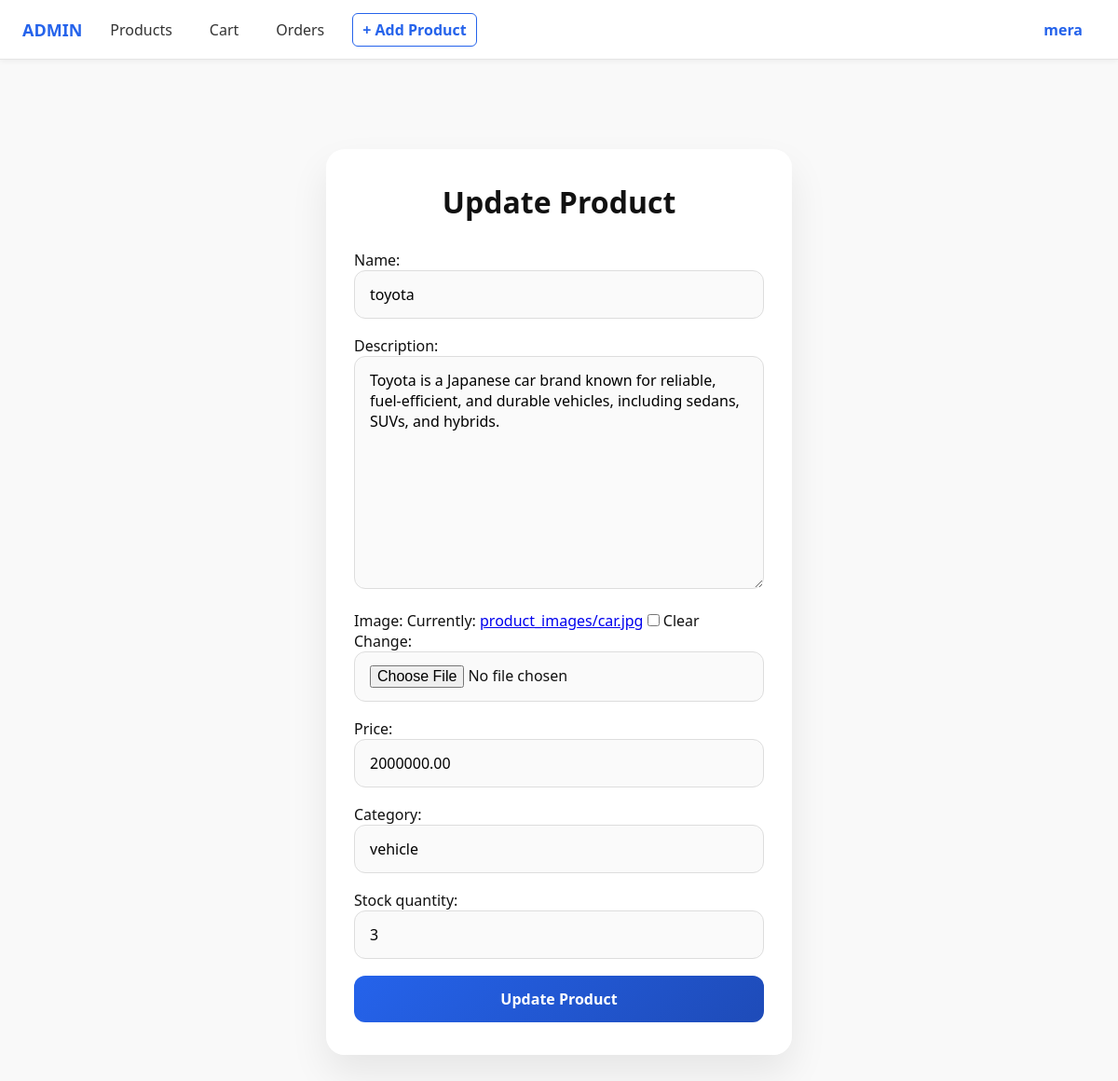
The page /update/19/ (signed in) on the database its author committed.
### commerce/models.py (models this page shows, shortened)
class CustomUser(AbstractUser):
    phone_number = PhoneNumberField(unique=True)

class Product(models.Model):
    user = models.ForeignKey(settings.AUTH_USER_MODEL, on_delete=models.CASCADE, related_name="products")
    name = models.CharField(max_length=100)
    description = models.TextField(blank=True)
    price = models.DecimalField(max_digits=10, decimal_places=2, default=0.00)
    category = models.CharField(max_length=100)
    stock_quantity = models.PositiveIntegerField(default=1)
    created_at = models.DateTimeField(auto_now_add=True)
    updated_at = models.DateTimeField(auto_now=True)
    image = models.ImageField(upload_to="product_images/", blank=True, null=True)

### commerce/views.py (the view, shortened to what this page needs)
# urls.py: path("update/<int:pk>/", UpdateProduct.as_view(), name="update_product"),
class UpdateProduct(LoginRequiredMixin, UserPassesTestMixin, View):
    def test_func(self):
        return self.request.user.is_staff
    def get(self, request, pk):
        product = get_object_or_404(Product, pk=pk)
        form = AddProductForm(instance=product)
        return render(request, "edit_product.html", {"form": form, "product": product})

### commerce/forms.py
class AddProductForm(forms.ModelForm):
    price = forms.DecimalField(min_value=0.01, max_digits=10, decimal_places=2)
    stock_quantity = forms.IntegerField(min_value=1)
    class Meta:
        model = Product
        fields = ["name", "description", "image", "price", "category", "stock_quantity"]

### commerce/templates/edit_product.html (shortened to what this page needs)
{% extends "base.html" %}
{% load static %}
{% block content %}
<link rel="stylesheet" href="{% static 'css/edit_product.css' %}">
<div class="form-container">
    <h2 class="form-title">Update Product</h2>
    <form method="POST" enctype="multipart/form-data" class="product-form">
        {{ form.as_p }}
        <button type="submit" class="btn-submit">Update Product</button>
    </form>
</div>
{% endblock %}

### commerce/templates/base.html (shortened to what this page needs)
{% load static %}
<!DOCTYPE html>
<html lang="en">
  <head>
    <link rel="stylesheet" href="{% static 'css/base.css' %}" />
  </head>
  <body>
    <nav class="navbar">
      <div class="nav-left">
        {% if user.is_staff %}
        <span class="brand admin">ADMIN</span>
        {% else %}
        <span class="brand">MuluStore</span>
        {% endif %}
        <a href="{% url 'dashboard' %}" class="nav-link">Products</a>
        {% if user.is_authenticated %}
        <a href="{% url 'view_cart' %}" class="nav-link">Cart</a>
        <a href="{% url 'order_list' %}" class="nav-link">Orders</a>
        {% else %}
        <a href="{% url 'login' %}" class="nav-link">Cart</a>
        <a href="{% url 'login' %}" class="nav-link">Orders</a>
        {% endif %}
        {% if user.is_staff %}
        <a href="{% url 'add_product' %}" class="nav-link admin-link">
          + Add Product
        </a>
        {% endif %}
      </div>
      <div class="nav-right">
        <a href="{% url 'profile' %}" class="user-link">
          {% if user.is_authenticated %}
          {{ user.username }}
          {% else %}
          <a href="{% url 'login' %}" class="user-link">Login</a>
          {% endif %}
        </a>
      </div>
    </nav>
    <main class="content">{% block content %}{% endblock %}</main>
  </body>
</html>

### static/css/base.css (style rules this page uses)
* { margin: 0; padding: 0; box-sizing: border-box; font-family: "Segoe UI", Roboto, Helvetica, Arial, sans-serif; }
body { background-color: #f9f9f9; color: #111; }
.navbar { position: fixed; top: 0; left: 0; width: 100%; height: 64px; background: #fff; border-bottom: 1px solid #e5e5e5; display: flex; justify-content: space-between; align-items: center; padding: 0 24px; z-index: 1000; box-shadow: 0 2px 6px rgba(0,0,0,0.05); }
.nav-left { display: flex; align-items: center; gap: 20px; }
.brand { font-size: 18px; font-weight: 700; color: #111; }
.brand.admin { color: #2563eb; }
.nav-link { text-decoration: none; color: #333; font-weight: 500; padding: 6px 10px; border-radius: 6px; transition: all 0.2s ease; }
.admin-link { font-weight: 600; color: #2563eb; border: 1px solid #2563eb; }
.user-link { text-decoration: none; color: #2563eb; font-weight: 600; padding: 8px 14px; border-radius: 20px; }
.content { max-width: 1200px; margin: auto; padding: 100px 30px 30px; }

### static/css/edit_product.css (style rules this page uses)
.form-container { max-width: 500px; margin: 60px auto; padding: 35px 30px; background: rgba(255, 255, 255, 0.95); border-radius: 20px; box-shadow: 0 20px 40px rgba(0, 0, 0, 0.08); backdrop-filter: blur(10px); transition: transform 0.2s ease, box-shadow 0.2s ease; }
.form-title { font-size: 32px; font-weight: 700; text-align: center; color: #111; margin-bottom: 30px; }
.product-form { display: flex; flex-direction: column; gap: 18px; }
.product-form input[type="text"], .product-form input[type="number"], .product-form input[type="file"], .product-form select, .product-form textarea { width: 100%; padding: 14px 16px; font-size: 16px; border-radius: 12px; border: 1px solid #ddd; background: #fafafa; outline: none; transition: all 0.3s ease; font-weight: 500; }
.product-form ::placeholder { color: #aaa; font-weight: 400; }
.btn-submit { background: linear-gradient(135deg, #2563eb, #1e4bb8); color: #ffffff; font-weight: 700; padding: 14px 20px; border: none; border-radius: 12px; cursor: pointer; font-size: 16px; transition: all 0.3s ease; }

### rows shown on the page
CustomUser: username "mera"
Product: name "toyota", description "Toyota is a Japanese car brand known for reliable, fuel-efficient, and durable vehicles, including sedans, SUVs, and hybrids.", price "2000000.00", category "vehicle", stock_quantity "3"
